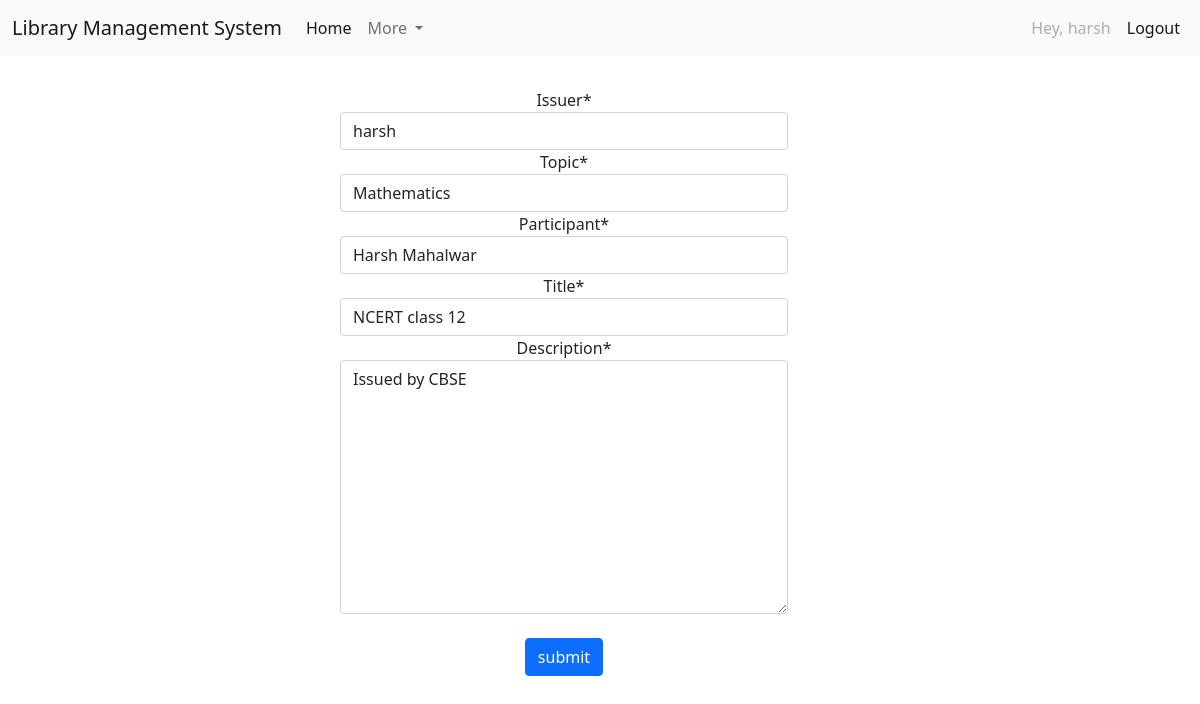
The app's page /update/3 (signed in) with its own data.
### core/models.py (models this page shows, shortened)
class book(models.Model):
    objects = None
    host = models.ForeignKey(User, on_delete=models.SET_NULL, null=True)
    id = models.AutoField(primary_key=True)
    topic = models.ForeignKey(Topic, on_delete=models.SET_NULL, null=True)
    participant = models.ForeignKey(participant, on_delete=models.SET_NULL, null=True)
    title = models.CharField(max_length=200)
    desc = models.TextField()
    created = models.DateTimeField(auto_now=True, null=True)
    updated = models.DateTimeField(auto_now_add=True, null=True)
    class Meta:
        ordering = ['-updated', '-created']

### core/views.py (the view)
# urls.py: path('update/<str:pk>', views.updateBook, name='update')
def updateBook(request, pk):
    r = book.objects.get(id=pk)
    fr = bookForm(instance=r)
    if request.user != r.host:
        return render(request, "sneaky.html")
    if request.method == 'POST':
        fr = bookForm(request.POST, instance=r)
        if fr.is_valid():
            fr.save()
            return redirect('/')
    context = {'books': fr}
    return render(request, 'update_page.html', context)

### core/forms.py
class bookForm(ModelForm):
    class Meta:
        model = book
        fields = '__all__'
        labels = {
            'host': 'Issuer',
            'name': 'book name',
            'desc': 'Description'
        }
    def __init__(self, *args, **kwargs):
        super(bookForm, self).__init__(*args, **kwargs)
        self.fields['host'].empty_label = "click here to select the Issuer"

### core/models.py (called while the page is built)
    def __str__(self):
        return self.name

    def __str__(self):
        return self.name

### templates/update_page.html
{% extends 'main.html' %}
{% load crispy_forms_tags %}
{% block content %}
<div class = "container my-4 " style = "width: 38rem">
<div class = "my-4 text-center" style = "width: 38rem;">
    <div style=" margin:2rem; width: 28rem; ">
    <form method = "POST" action = "#">{% csrf_token %}
        {{books|crispy}}
        <br>
        <input type ="submit" value = "submit" class = "btn btn-primary">
    </form>
</div>
</div>
</div>
{% endblock content %}

### templates/main.html (shortened to what this page needs)
<!doctype html>
<html lang="en">
  <head>
    <nav class="navbar navbar-expand-lg navbar-light bg-light">
  <div class="container-fluid">
    <a class="navbar-brand" href="\">Library Management System</a>
    <div class="collapse navbar-collapse" id="navbarSupportedContent">
      <ul class="navbar-nav me-auto mb-2 mb-lg-0">
        <li class="nav-item">
          <a class="nav-link active" aria-current="page" href='\'>Home</a>
        </li>
        <li class="nav-item dropdown">
          <a class="nav-link dropdown-toggle" href="#" id="navbarDropdown" role="button" data-bs-toggle="dropdown" aria-expanded="false">
            More
          </a>
        </li>
      </ul>
      <form class="d-flex">
        <ul class="navbar-nav me-auto mb-2 mb-lg-0">
        {% if request.user.is_authenticated %}
          <li>
        <a class = 'nav-link disabled' > Hey, {{user}}</a></li>
          <li>
        <a class="nav-link active" href = "{% url 'logout' %}">Logout</a></li>
       {% else %}
          <li>
       <a class = "nav-link" href = "{% url 'register' %}">Register</a></li>
       <li>
          <a class = "nav-link active" href = "{% url 'login' %}">Login</a></li>
       {% endif %}
        </ul>
      </form>
    </div>
  </div>
</nav>
    <link href="https://cdn.jsdelivr.net/npm/bootstrap@5.1.3/dist/css/bootstrap.min.css" rel="stylesheet">
  </head>
  <body>
  {% block content %}
  {% endblock %}
  </body>
</html>

### records on screen
book: host "harsh", topic "Mathematics", participant "Harsh Mahalwar", title "NCERT class 12", desc "Issued by CBSE"

### other values on screen
{{ user }} "harsh"
